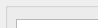
      <widget class="QWidget" name="page_3">
       <property name="geometry">
        <rect>
         <x>0</x>
         <y>0</y>
         <width>98</width>
         <height>28</height>
        </rect>
       </property>
       <attribute name="label">
        <string> Управление flash</string>
       </attribute>
       <widget class="QGroupBox" name="groupBox_21">
        <property name="geometry">
         <rect>
          <x>5</x>
          <y>242</y>
          <width>725</width>
          <height>101</height>
         </rect>
        </property>
        <property name="title">
         <string>Управление конфигурацией FLASH</string>
        </property>
        <widget class="QWidget" name="gridLayoutWidget_5">
         <property name="geometry">
          <rect>
           <x>20</x>
           <y>16</y>
           <width>685</width>
           <height>80</height>
          </rect>
         </property>
         <layout class="QGridLayout" name="gridLayout_5">
          <property name="spacing">
           <number>6</number>
          </property>
          <item row="0" column="0" colspan="2">
           <widget class="QLabel" name="label_30">
            <property name="text">
             <string>Команды</string>
            </property>
            <property name="alignment">
             <set>Qt::AlignCenter</set>
            </property>
           </widget>
          </item>
          <item row="0" column="2" colspan="2">
           <widget class="QLabel" name="label_24">
            <property name="text">
             <string>Информация</string>
            </property>
            <property name="alignment">
             <set>Qt::AlignCenter</set>
            </property>
           </widget>
          </item>
          <item row="1" column="2">
           <widget class="QLabel" name="label_25">
            <property name="text">
             <string>CRC абонентов:</string>
            </property>
            <property name="alignment">
             <set>Qt::AlignCenter</set>
            </property>
            <property name="wordWrap">
             <bool>true</bool>
            </property>
           </widget>
          </item>
          <item row="2" column="5">
           <widget class="QSpinBox" name="spbSegmentNumber">
            <property name="maximum">
             <number>11</number>
            </property>
           </widget>
          </item>
          <item row="2" column="4">
           <widget class="QLabel" name="label_22">
            <property name="text">
             <string>Номер сегмента </string>
            </property>
            <property name="alignment">
             <set>Qt::AlignCenter</set>
            </property>
           </widget>
          </item>
          <item row="0" column="4" colspan="2">
           <widget class="QLabel" name="label_29">
            <property name="text">
             <string>Навигация</string>
            </property>
            <property name="alignment">
             <set>Qt::AlignCenter</set>
            </property>
           </widget>
          </item>
          <item row="1" column="5">
           <widget class="QSpinBox" name="spbFlashAbonentNumber">
            <property name="minimum">
             <number>1</number>
            </property>
            <property name="maximum">
             <number>5</number>
            </property>
            <property name="value">
             <number>1</number>
            </property>
           </widget>
          </item>
          <item row="2" column="3">
           <widget class="QLabel" name="lblFileCRC">
            <property name="font">
             <font>
              <weight>50</weight>
              <bold>false</bold>
             </font>
            </property>
            <property name="text">
             <string>0x0000</string>
            </property>
            <property name="alignment">
             <set>Qt::AlignCenter</set>
            </property>
           </widget>
          </item>
          <item row="1" column="4">
           <widget class="QLabel" name="label_33">
            <property name="text">
             <string>Абонент</string>
            </property>
            <property name="alignment">
             <set>Qt::AlignCenter</set>
            </property>
           </widget>
          </item>
          <item row="1" column="3">
           <widget class="QLabel" name="lblHwCRC">
            <property name="font">
             <font>
              <weight>50</weight>
              <bold>false</bold>
             </font>
            </property>
            <property name="text">
             <string>0x0000</string>
            </property>
            <property name="alignment">
             <set>Qt::AlignCenter</set>
            </property>
           </widget>
          </item>
          <item row="1" column="1">
           <widget class="QPushButton" name="btnFlashCheck">
            <property name="text">
             <string>Контроль</string>
            </property>
           </widget>
          </item>
          <item row="2" column="1">
           <widget class="QPushButton" name="btnFlashErase">
            <property name="text">
             <string>Стирание</string>
            </property>
           </widget>
          </item>
          <item row="1" column="0">
           <widget class="QPushButton" name="btnFlashFileOpen">
            <property name="text">
             <string>Открыть</string>
            </property>
           </widget>
          </item>
          <item row="2" column="0">
           <widget class="QPushButton" name="btnFlashLoad">
            <property name="text">
             <string>Загрузка</string>
            </property>
           </widget>
          </item>
          <item row="2" column="2">
           <widget class="QLabel" name="label_27">
            <property name="text">
             <string>CRC файла:</string>
            </property>
            <property name="alignment">
             <set>Qt::AlignCenter</set>
            </property>
            <property name="wordWrap">
             <bool>true</bool>
            </property>
           </widget>
          </item>
         </layout>
        </widget>
       </widget>
       <widget class="QGroupBox" name="gbFlashData">
        <property name="geometry">
         <rect>
          <x>5</x>
          <y>2</y>
          <width>725</width>
          <height>240</height>
         </rect>
        </property>
        <property name="title">
         <string/>
        </property>
        <widget class="QTableView" name="ftable">
         <property name="geometry">
          <rect>
           <x>11</x>
           <y>17</y>
           <width>705</width>
           <height>215</height>
          </rect>
         </property>
        </widget>
       </widget>
      </widget>
